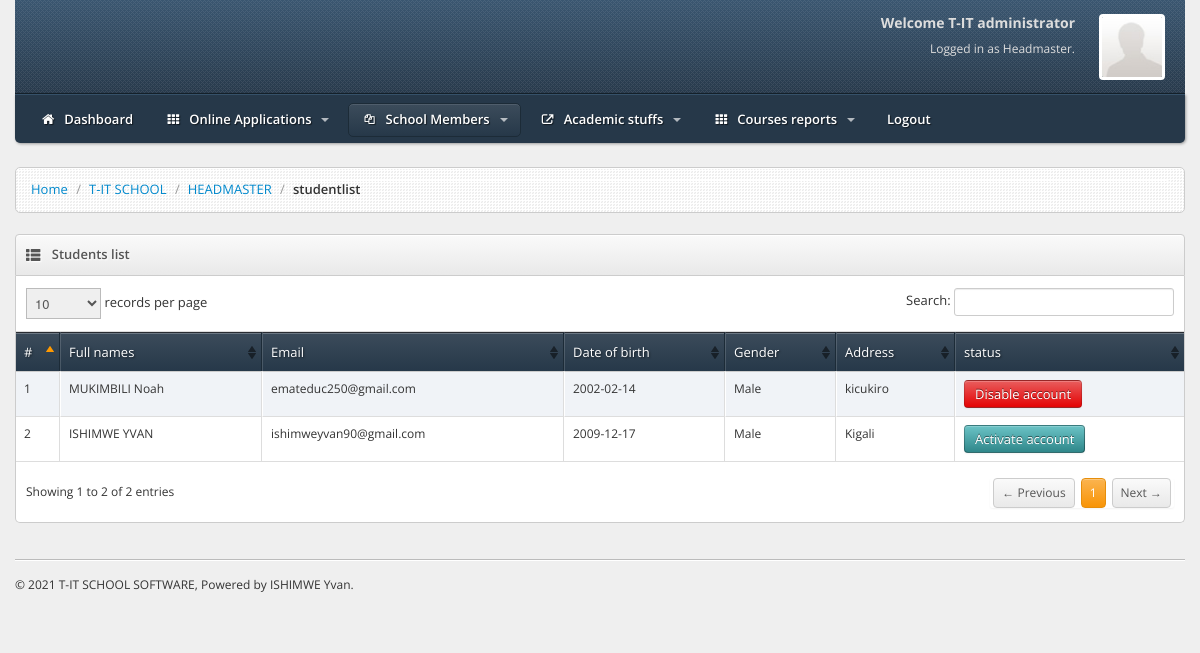
Screenshot of /auth/headmaster/studentlist.php (signed in) with the database file from the repository.
### tables this page shows
CREATE TABLE `tit_student` (
  `st_id` int(12) NOT NULL,
  `st_fullnames` text NOT NULL,
  `st_email` varchar(255) NOT NULL,
  `st_dob` varchar(20) NOT NULL,
  `ge_id` int(2) NOT NULL,
  `st_address` varchar(255) NOT NULL,
  `st_status` int(2) NOT NULL
);

CREATE TABLE `tit_gender` (
  `ge_id` int(2) NOT NULL,
  `ge_name` text NOT NULL,
  `ge_status` int(2) NOT NULL
);

### server/Helpers/pagesettings.php (called while the page is built)
<?php
function getPagename()
{
    $curPageName = substr($_SERVER["SCRIPT_NAME"], strrpos($_SERVER["SCRIPT_NAME"], "/") + 1);
    $removephp   = substr($curPageName, 0, -4);
    return $removephp;
}

### server/Helpers/Queries.php (called while the page is built, shortened)
<?php
function select($data, $table, $condition)
{
  $database = new Database();
  $db = $database->connect();
  $statement = $db;
  $row = $statement->query("SELECT $data FROM $table Where $condition  ")->fetchall(PDO::FETCH_ASSOC);
  return $row;
}

### server/Helpers/urlhandling.php (called while the page is built, shortened)
<?php
function encryptId($actor)
{
    $actor = base64_encode(urlencode(($actor)));
    return $actor;
}

### auth/headmaster/studentlist.php (the view, shortened to what this page needs)
<!DOCTYPE html>
<html lang="en">
<head>
    <?php require_once '../generalinc/css.php'; ?>
</head>
<body>
    <?php
    require_once 'inc/header.php';
    require_once 'inc/navbar.php';
    ?>
    <div id="content">
        <div class="container">
            <?php require_once 'inc/breadcumb.php'; ?>
            <div class="widget widget-table">
                <div class="widget-header">
                    <h3>
                        <i class="icon-th-list"></i>
                        Students list
                    </h3>
                </div>
                <div class="widget-content">
                    <table class="table table-striped table-bordered table-highlight" id="example">
                        <thead>
                            <tr>
                                <th>#</th>
                                <th>Full names</th>
                                <th>Email</th>
                                <th>Date of birth</th>
                                <th>Gender</th>
                                <th>Address</th>
                                <th>status</th>
                            </tr>
                        </thead>
                        <tbody>
                            <?php
                            $counter = 1;
                            $studentSelect = select('*', 'tit_gender,tit_student', "tit_student.ge_id=tit_gender.ge_id ");
                            foreach ($studentSelect as $rowStudent) {
                            ?>
                                <tr class="odd gradeX">
                                    <td><?php echo $counter; ?></td>
                                    <td><?php echo $rowStudent['st_fullnames']; ?></td>
                                    <td><?php echo $rowStudent['st_email'] ?></td>
                                    <td><?php echo $rowStudent['st_dob'] ?></td>
                                    <td><?php echo $rowStudent['ge_name'] ?></td>
                                    <td><?php echo $rowStudent['st_address'] ?></td>
                                    <?php if ($rowStudent['st_status'] == 0) { ?>
                                        <td><a href="approveAccount?activate=<?php echo encryptId($rowStudent['st_id']); ?>" class="btn btn-info">Activate account</a></td>
                                    <?php } elseif ($rowStudent['st_status'] == 1) { ?>
                                        <td><a href="approveAccount?deactivate=<?php echo encryptId($rowStudent['st_id']) ?>" class="btn btn-danger">Disable account</a></td>
                                    <?php } ?>
                                </tr>
                            <?php $counter++;
                            } ?>
                        </tbody>
                    </table>
                </div>
            </div>
        </div>
    </div>
    <?php
    require_once '../generalinc/footer.php';
    ?>
</body>
</html>

### auth/generalinc/css.php (shortened to what this page needs)
<link href="../../assets/dashboard/css/bootstrap.css" rel="stylesheet">
<link href="../../assets/dashboard/css/bootstrap-responsive.css" rel="stylesheet">
<link href="../../assets/dashboard/css/bootstrap-overrides.css" rel="stylesheet">
<link href="../../assets/dashboard/css/ui-lightness/jquery-ui-1.8.21.custom.css" rel="stylesheet">
<link href="../../assets/dashboard/css/slate.css" rel="stylesheet">
<link href="../../assets/dashboard/css/slate-responsive.css" rel="stylesheet">
<link href="../../assets/dashboard/css/pages/reports.css" rel="stylesheet">
<link href="../../assets/dashboard/js/plugins/datatables/DT_bootstrap.css" rel="stylesheet">
<link href="../../assets/dashboard/js/plugins/responsive-tables/responsive-tables.css" rel="stylesheet">
<link href="../../assets/dashboard/css/slate.css" rel="stylesheet">
<link href="../../assets/dashboard/css/slate-responsive.css" rel="stylesheet">

### auth/headmaster/inc/header.php (shortened to what this page needs)
<div id="header">
    <div class="container">
        <h1><a href="./">Slate Admin 2.0</a></h1>
        <div id="info">
            <div id="info-menu">
                <div class="info-details">
                    <h4>Welcome T-IT administrator</h4>
                    <p>
                        Logged in as Headmaster.
                    </p>
                </div>
                <div class="info-avatar">
                    <img src="../../assets/dashboard/img/avatar.jpg" alt="avatar">
                </div>
            </div>
        </div>
    </div>
</div>

### auth/headmaster/inc/navbar.php (shortened to what this page needs)
<div id="nav">
    <div class="container">
        <div class="nav-collapse">
            <ul class="nav">
                <li class="nav">
                    <a href="./">
                        <i class="icon-home"></i>
                        <span>Dashboard</span>
                    </a>
                </li>
                <li class="dropdown">
                    <a href="javascript:;" class="dropdown-toggle" data-toggle="dropdown">
                        <i class="icon-th"></i>
                        Online Applications
                        <b class="caret"></b>
                    </a>
                </li>
                <li class="dropdown active">
                    <a href="javascript:;" class="dropdown-toggle" data-toggle="dropdown">
                        <i class="icon-copy"></i>
                        School Members
                        <b class="caret"></b>
                    </a>
                </li>
                <li class="dropdown">
                    <a href="javascript:;" class="dropdown-toggle" data-toggle="dropdown">
                        <i class="icon-external-link"></i>
                        Academic stuffs
                        <b class="caret"></b>
                    </a>
                </li>
                <li class="dropdown">
                    <a href="javascript:;" class="dropdown-toggle" data-toggle="dropdown">
                        <i class="icon-th"></i>
                        Courses reports
                        <b class="caret"></b>
                    </a>
                </li>
                <li class="nav">
                    <a href="logout">
                        <span>Logout</span>
                    </a>
                </li>
            </ul>
        </div>
    </div>
</div>

### auth/headmaster/inc/breadcumb.php
<div id="page-title" class="clearfix">
<ul class="breadcrumb">
    <li>
        <a href="./">Home</a> <span class="divider">/</span>
    </li>
    <li>
    <li>
        <a href="./">T-IT SCHOOL</a> <span class="divider">/</span>
    </li>
    <li>
        <a href="#">HEADMASTER</a> <span class="divider">/</span>
    </li>
    <li class="active"> <?php echo getPagename(); ?> </li>
</ul>
</div>

### auth/generalinc/footer.php
<div id="footer">
	<div class="container">
		&copy; <?php echo date('Y'); ?> T-IT SCHOOL SOFTWARE, Powered by ISHIMWE Yvan.
	</div>
</div>

### rows the page displays
tit_student: st_fullnames "MUKIMBILI Noah", st_email "emateduc250@gmail.com", st_dob "2002-02-14", ge.ge_name "Male", st_address "kicukiro"
tit_student: st_fullnames "ISHIMWE YVAN", st_email "ishimweyvan90@gmail.com", st_dob "2009-12-17", ge.ge_name "Male", st_address "Kigali"

### other values shown
getPagename() "studentlist"
